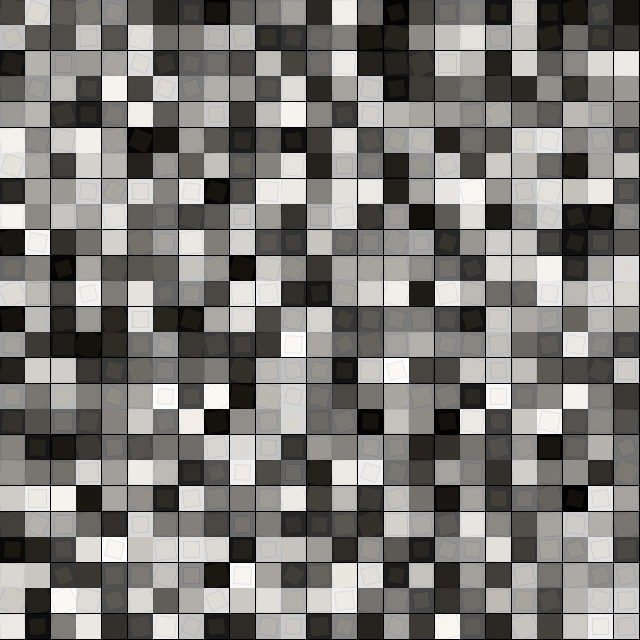
Frame 1 (no input)
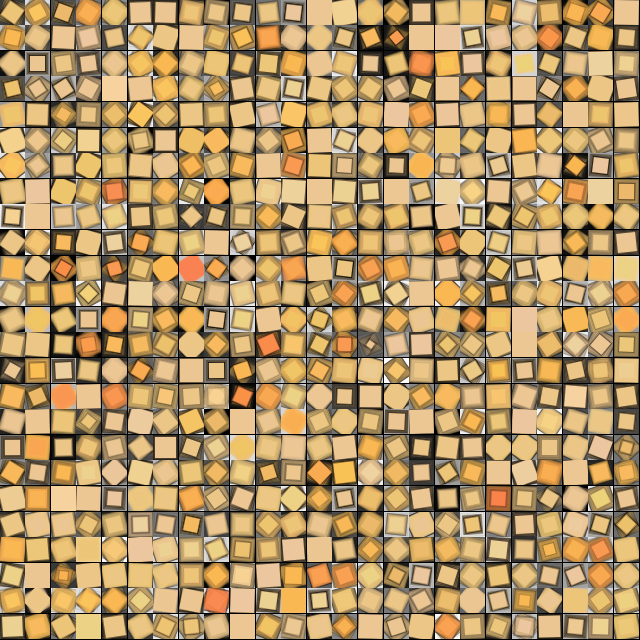
Frame 60 (the mouse pressed at the canvas centre just before this capture)
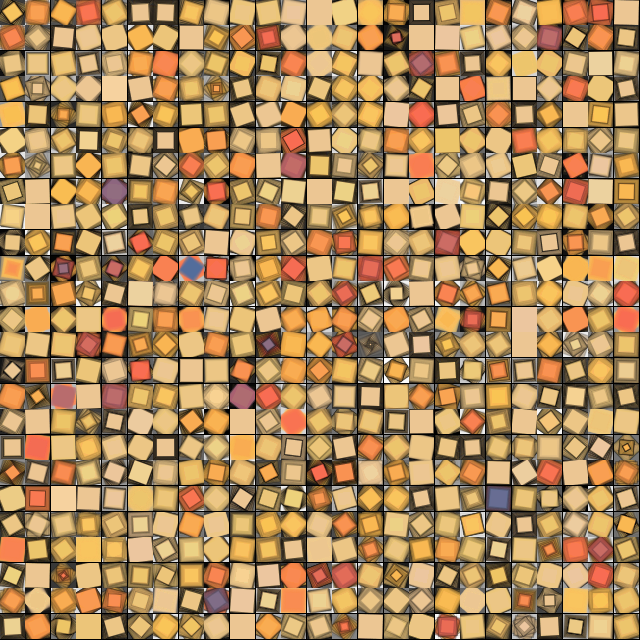
Frame 120 (the mouse held since frame 60 and released just before this capture)

The Processing sketch that drew these frames (run headless with seeded random() and noise(); from frame 60 on, the mouse is pressed at the canvas centre):

// Processing sketch: madalico
// ── madalico.pde
int seed = int(random(9999999));

PGraphics renders[][];

int countScreens = 4;
float widthScreen = -1;
float heightScreen = -1;

void setup() {
  size(640, 640); 
  pixelDensity(2);
  generate();
}


void draw() {
  
  float time = millis()*0.001;
  
  randomSeed(seed);
  
  
  
  float maxSize = max(widthScreen, heightScreen);
  for (int j = 0; j < countScreens; j++) {
    for (int i = 0; i < countScreens; i++) {
      
      PGraphics r = renders[i][j];
      
      float renderTime = time*random(1);
      
      r.beginDraw();
      r.translate(r.width*0.5, r.height*0.5);
      r.rotate(renderTime*random(-1, 1));
      r.rectMode(CENTER);
      float ms = (0.8+cos(renderTime*random(-20, -20)*random(1))*0.2);
      float ss = maxSize*(cos(renderTime*random(1)*random(1))*0.5+0.5)*ms;
      if(random(1) < 0.05) r.noStroke();
      else r.stroke(0, 20);
      float gray = (cos(renderTime*random(1))*0.5+0.5)*255;
      r.fill(gray, 2);
      r.fill(getColor(renderTime*random(1)), 20);
      
      r.rect(0, 0, ss, ss);
      r.endDraw();
      
      image(renders[i][j], i*widthScreen, j*heightScreen);
    }
  }
}

void keyPressed() {
  generate();
}

void generate() {
  
  seed = int(random(999999));
  
  background(0);
  countScreens = int(random(4, 27));
  widthScreen = width*1./countScreens;
  heightScreen = height*1./countScreens;
  renders = new PGraphics[countScreens][countScreens];
  for (int j = 0; j < countScreens; j++) {
    for (int i = 0; i < countScreens; i++) {
      renders[i][j] = createGraphics(int(widthScreen), int(heightScreen));
      renders[i][j].beginDraw();
      renders[i][j].background(random(255));
      renders[i][j].endDraw();
    }
  }
}

int colors[] = {#EDD198, #FCB84C, #FF614C, #0077C4, #55C3C6, #F396BF, #202020};
int rcol() {
  return colors[int(random(colors.length))];
}
int getColor(float v) {
  v = abs(v);
  v = v%(colors.length); 
  int c1 = colors[int(v%colors.length)]; 
  int c2 = colors[int((v+1)%colors.length)]; 
  return lerpColor(c1, c2, v%1);
}
